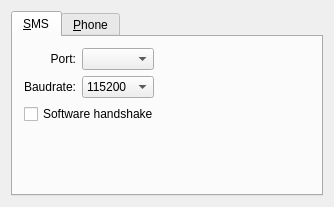
<ui version="4.0" >
 <class>SMSSetupBase</class>
 <widget class="QWidget" name="SMSSetupBase" >
  <property name="geometry" >
   <rect>
    <x>0</x>
    <y>0</y>
    <width>334</width>
    <height>207</height>
   </rect>
  </property>
  <property name="windowTitle" >
   <string>SMSSetup</string>
  </property>
  <layout class="QVBoxLayout" >
   <property name="margin" >
    <number>11</number>
   </property>
   <property name="spacing" >
    <number>6</number>
   </property>
   <item>
    <widget class="QTabWidget" name="tabSMS" >
     <property name="currentIndex" >
      <number>0</number>
     </property>
     <widget class="QWidget" name="tab" >
      <attribute name="title" >
       <string>&amp;SMS</string>
      </attribute>
      <layout class="QGridLayout" >
       <property name="margin" >
        <number>11</number>
       </property>
       <property name="spacing" >
        <number>6</number>
       </property>
       <item row="0" column="0" >
        <widget class="QLabel" name="TextLabel1" >
         <property name="text" >
          <string>Port:</string>
         </property>
         <property name="alignment" >
          <set>Qt::AlignRight|Qt::AlignTrailing|Qt::AlignVCenter</set>
         </property>
         <property name="wordWrap" >
          <bool>false</bool>
         </property>
        </widget>
       </item>
       <item row="1" column="0" >
        <widget class="QLabel" name="TextLabel2" >
         <property name="text" >
          <string>Baudrate:</string>
         </property>
         <property name="alignment" >
          <set>Qt::AlignRight|Qt::AlignTrailing|Qt::AlignVCenter</set>
         </property>
         <property name="wordWrap" >
          <bool>false</bool>
         </property>
        </widget>
       </item>
       <item row="0" column="1" >
        <layout class="QHBoxLayout" >
         <property name="margin" >
          <number>0</number>
         </property>
         <property name="spacing" >
          <number>6</number>
         </property>
         <item>
          <widget class="QComboBox" name="cmbPort" />
         </item>
         <item>
          <spacer>
           <property name="orientation" >
            <enum>Qt::Horizontal</enum>
           </property>
           <property name="sizeType" >
            <enum>QSizePolicy::Expanding</enum>
           </property>
           <property name="sizeHint" >
            <size>
             <width>20</width>
             <height>20</height>
            </size>
           </property>
          </spacer>
         </item>
        </layout>
       </item>
       <item row="1" column="1" >
        <layout class="QHBoxLayout" >
         <property name="margin" >
          <number>0</number>
         </property>
         <property name="spacing" >
          <number>6</number>
         </property>
         <item>
          <widget class="QComboBox" name="cmbBaud" >
           <item>
            <property name="text" >
             <string>115200</string>
            </property>
           </item>
           <item>
            <property name="text" >
             <string>38400</string>
            </property>
           </item>
           <item>
            <property name="text" >
             <string>19200</string>
            </property>
           </item>
           <item>
            <property name="text" >
             <string>9600</string>
            </property>
           </item>
           <item>
            <property name="text" >
             <string>4800</string>
            </property>
           </item>
           <item>
            <property name="text" >
             <string>2400</string>
            </property>
           </item>
           <item>
            <property name="text" >
             <string>1200</string>
            </property>
           </item>
           <item>
            <property name="text" >
             <string>600</string>
            </property>
           </item>
           <item>
            <property name="text" >
             <string>300</string>
            </property>
           </item>
          </widget>
         </item>
         <item>
          <spacer>
           <property name="orientation" >
            <enum>Qt::Horizontal</enum>
           </property>
           <property name="sizeType" >
            <enum>QSizePolicy::Expanding</enum>
           </property>
           <property name="sizeHint" >
            <size>
             <width>20</width>
             <height>20</height>
            </size>
           </property>
          </spacer>
         </item>
        </layout>
       </item>
       <item row="4" column="0" >
        <spacer>
         <property name="orientation" >
          <enum>Qt::Vertical</enum>
         </property>
         <property name="sizeType" >
          <enum>QSizePolicy::Expanding</enum>
         </property>
         <property name="sizeHint" >
          <size>
           <width>20</width>
           <height>20</height>
          </size>
         </property>
        </spacer>
       </item>
       <item row="3" column="0" colspan="2" >
        <widget class="QCheckBox" name="chkXonXoff" >
         <property name="text" >
          <string>Software handshake</string>
         </property>
        </widget>
       </item>
      </layout>
     </widget>
     <widget class="QWidget" name="tabPhone" >
      <attribute name="title" >
       <string>&amp;Phone</string>
      </attribute>
      <layout class="QGridLayout" >
       <property name="margin" >
        <number>11</number>
       </property>
       <property name="spacing" >
        <number>6</number>
       </property>
       <item row="0" column="0" >
        <widget class="QLabel" name="TextLabel1_2" >
         <property name="text" >
          <string>Model:</string>
         </property>
         <property name="alignment" >
          <set>Qt::AlignRight|Qt::AlignTrailing|Qt::AlignVCenter</set>
         </property>
         <property name="wordWrap" >
          <bool>false</bool>
         </property>
        </widget>
       </item>
       <item row="0" column="1" >
        <widget class="QLineEdit" name="edtModel" />
       </item>
       <item row="4" column="0" >
        <spacer>
         <property name="orientation" >
          <enum>Qt::Vertical</enum>
         </property>
         <property name="sizeType" >
          <enum>QSizePolicy::Expanding</enum>
         </property>
         <property name="sizeHint" >
          <size>
           <width>20</width>
           <height>20</height>
          </size>
         </property>
        </spacer>
       </item>
       <item row="3" column="0" >
        <widget class="QLabel" name="TextLabel3_2" >
         <property name="text" >
          <string>Signal quality:</string>
         </property>
         <property name="alignment" >
          <set>Qt::AlignRight|Qt::AlignTrailing|Qt::AlignVCenter</set>
         </property>
         <property name="wordWrap" >
          <bool>false</bool>
         </property>
        </widget>
       </item>
       <item row="3" column="1" >
        <widget class="Q3ProgressBar" name="barQuality" >
         <property name="totalSteps" >
          <number>31</number>
         </property>
        </widget>
       </item>
       <item row="2" column="0" >
        <widget class="QLabel" name="lblCharge" >
         <property name="text" >
          <string/>
         </property>
         <property name="alignment" >
          <set>Qt::AlignRight|Qt::AlignTrailing|Qt::AlignVCenter</set>
         </property>
         <property name="wordWrap" >
          <bool>false</bool>
         </property>
        </widget>
       </item>
       <item row="2" column="1" >
        <widget class="Q3ProgressBar" name="barCharge" />
       </item>
       <item row="1" column="0" >
        <widget class="QLabel" name="TextLabel4" >
         <property name="text" >
          <string>Operator:</string>
         </property>
         <property name="alignment" >
          <set>Qt::AlignRight|Qt::AlignTrailing|Qt::AlignVCenter</set>
         </property>
         <property name="wordWrap" >
          <bool>false</bool>
         </property>
        </widget>
       </item>
       <item row="1" column="1" >
        <widget class="QLineEdit" name="edtOper" />
       </item>
      </layout>
     </widget>
    </widget>
   </item>
  </layout>
 </widget>
 <customwidgets>
  <customwidget>
   <class>Q3ProgressBar</class>
   <extends>QFrame</extends>
   <header>Qt3Support/Q3ProgressBar</header>
  </customwidget>
 </customwidgets>
 <resources/>
 <connections/>
</ui>
